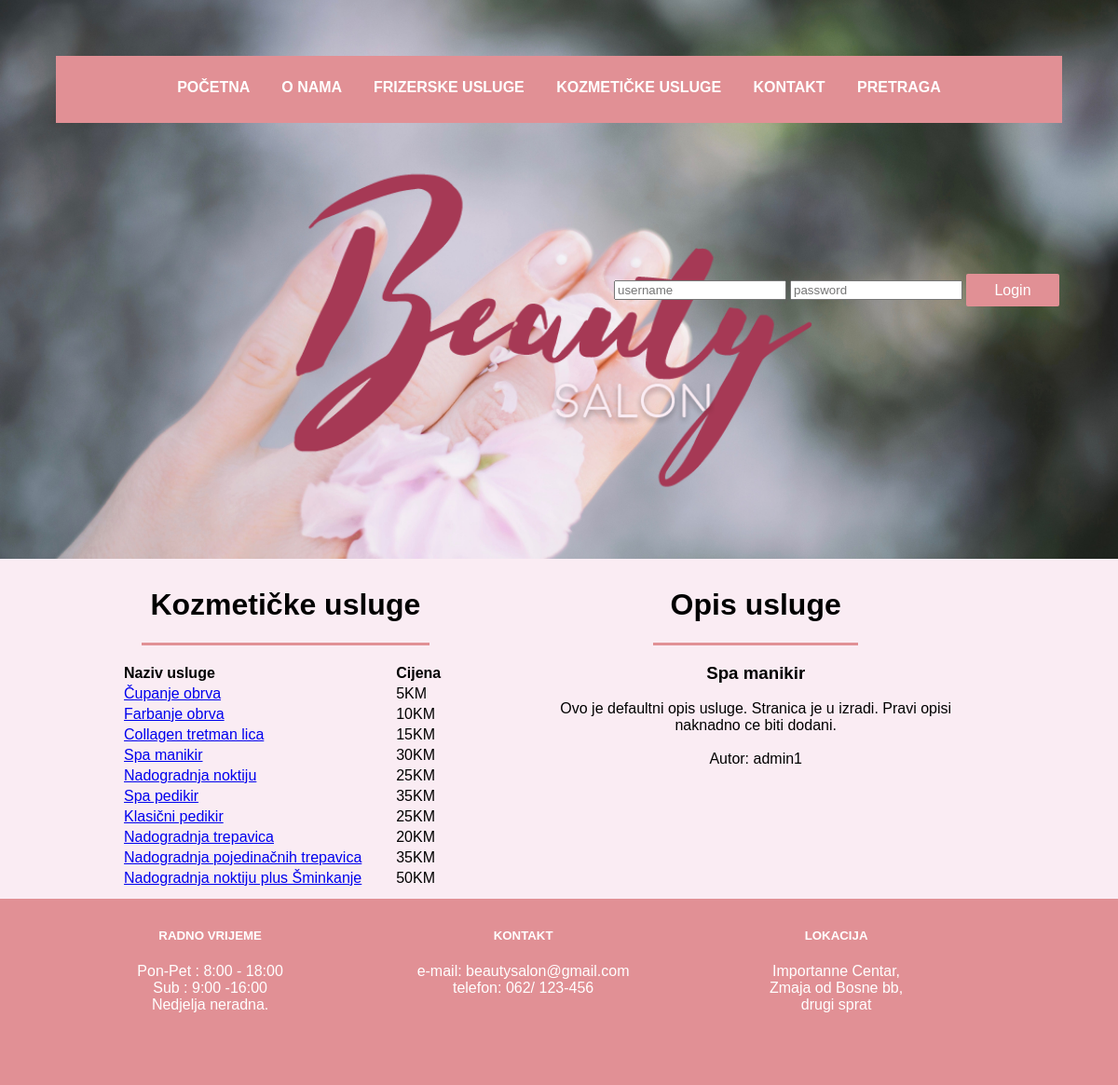
The page /kusluge1.php?q=Spa manikir on the database its author committed.
### tables this page shows
CREATE TABLE `kusluge` (
  `id` int(11) NOT NULL,
  `nazivusluge` varchar(200) NOT NULL,
  `cijena` int(11) NOT NULL
);

CREATE TABLE `korisnici` (
  `id` int(11) NOT NULL,
  `username` varchar(20) NOT NULL,
  `password` varchar(20) NOT NULL
);

### kusluge1.php (the view, shortened to what this page needs)
<!DOCTYPE html>
<html>
<head>
	<link rel="stylesheet" type="text/css" href="style.css">
</head>
<body>
    <div class="red" id="nav">
<div id="nwrapper" class="navig">
<ul id="TopNav" class="topnav">
	<li> <a id="trenutni" href="index.php"> POČETNA </a></li>
	<li> <a href="onama.php"> O NAMA </a></li>
	<li> <a href="ffusluge.php"> FRIZERSKE USLUGE </a></li>
	<li> <a href="kusluge1.php"> KOZMETIČKE USLUGE </a></li>
	<li> <a href="kontakt.php" > KONTAKT </a></li>
   	<li> <a href="pretraga.php" > PRETRAGA </a></li>
</ul>
</div>
<div id="logo" >
	<img src="Slike/logo.png" alt="">
</div>
  <div id="login">
<table>
<form action="" method="post">
        <TR><TD><input type="text" id="username" name="username" placeholder="username"></TD>
        <TD><input id="password" name="password" placeholder="password" type="password" ></TD>
        <TD><input name="submit" type="submit" value=" Login " class="dugme" ></TD>
        </TR>
  </form>
        </table>
</div>
</div>
<div class="red" id="main">
	<div class="kolona dva">
		<div class="underline" style="width: 70%;margin-right: 5%;	margin-left: 5%;"> <h1>Kozmetičke usluge</h1></div>
		<?php
        $veza = new PDO("mysql:dbname=beautysalon;host=localhost;charset=utf8", "zerina", "wtspirala4");
        $veza->exec("set names utf8");
        $upit= $veza->query("SELECT id, nazivusluge, cijena FROM `kusluge` order by id asc");
        print "<table style='text-align:left;  margin-right:10%; width:80%;'>";
        print "<tr><th>Naziv usluge</th><th>Cijena</th></tr><br>";
        foreach($upit as $kusluga){
        $k= $kusluga['nazivusluge'];
        print "<tr><td><a href='kusluge1.php?q=$k'> ".$kusluga['nazivusluge']." </a></td><td>".$kusluga['cijena']."KM</td></tr>";
        }
         print "</table>";
        ?>
	</div>
<div class="kolona dva">
<div class="underline"><h1>Opis usluge</h1></div>
    <div id="detalji" >
<?php
$veza = new PDO("mysql:dbname=beautysalon;host=localhost;charset=utf8", "zerina", "wtspirala4");
$veza->exec("set names utf8");
        $q="Čupanje obrva";
        if(isset($_GET['q'])){
      $q=$_GET['q'];
        }
print " <h3>$q</h3>";
$upit= $veza->query("SELECT opis FROM `uslugedetalji` WHERE `nazivusluge` LIKE '$q'");
$upit1= $veza->query("SELECT autor FROM `uslugedetalji` WHERE `nazivusluge` LIKE '$q'");
$up1= $upit1->fetchColumn();
$up= $upit->fetchColumn();
$autor= $veza->query("SELECT username FROM `korisnici` WHERE `id` LIKE '$up1'");
$au=$autor->fetchColumn();
    echo $up;
        echo "<br><br>";
        if($au != "")
        echo "Autor: ".$au;
    ?>
</div>
</div>
</div>
<div class="red" id="footer">
	<div class="kolona jedan">
	<h5>RADNO VRIJEME</h5>
	<p>	Pon-Pet : 8:00 - 18:00 <br>
	Sub : 9:00 -16:00 <br>
	Nedjelja neradna. </p>
	</div>
	<div class="kolona dva">
	<h5>KONTAKT</h5>
	<p>e-mail: beautysalon@gmail.com <br>
	telefon: 062/ 123-456<p>
	</div>
	<div class="kolona jedan">
		<h5>LOKACIJA</h5>
		<p>Importanne Centar,<br>
		 Zmaja od Bosne bb, <br>
		drugi sprat</p>
	</div>
</div>
</body>
</html>

### style.css (style rules this page uses)
* { box-sizing: border-box; font-family: "Trebuchet MS", Helvetica, sans-serif; }
body { width: 100%; margin: 0 auto; background-color: #faecf3; max-width: 1440px; }
.red { width:100%; float:left; min-height: 1px; padding: 0; margin: 0; }
.kolona { display: inline-block; float: left; min-height: 20px; padding: 10px; text-align: center; }
.kolona:first-child { margin-left: 0px; }
.kolona:last-child { margin-right: 0px; }
.kolona.dva { width: 48%; }
.kolona.jedan { width: 22%; }
.kolona p { color: #363334; }
h1 { color: black; text-align: center; }
.underline { border-bottom: 3px solid #e19095; width: 50%; margin-right: 25%; margin-left: 25%; }
#nav { width: 100%; height: 600px; background: url(Slike/2-min.jpg); background-size: cover; }
#logo img { width: 60%; margin-left: 20%; margin-right: 20%; max-height: 100%; margin-bottom: 5%; }
#nwrapper { height: 12%; max-width: 90%; background: #e19095; margin-top: 5%; text-align: center; margin-left: 5%; margin-right: 5%; margin-bottom: 1%; }
#nwrapper ul li { list-style: none; display: inline; font-weight: bold; padding: 20px 10px 20px 10px; top:100px; }
ul li { list-style: none; }
#nwrapper ul { padding-top: 25px; padding-left: 0; }
#nwrapper a { color: white; text-decoration: none; padding: 5px; }
#trenutni { text-decoration: underline; }
#main { margin-left: 10%; margin-right: 10%; width: 80%; min-height: 350px; }
#footer { width: 100%; height: 200px; background: #e19095; text-align:center; padding-left: 10%; padding-right: 10%; }
#footer p { font-family: "Trebuchet MS", Helvetica, sans-serif; color: white; }
#footer h5 { font-family: "Trebuchet MS", Helvetica, sans-serif; color: white; }
.dugme { width:100px; background: #e19095; border: 0; height:35px; border-radius:2px; font-size:100%; color: white; }
#login { position: absolute; right: 5%; top: 25%; }

### rows shown on the page
kusluge: nazivusluge "Čupanje obrva", cijena "5"
kusluge: nazivusluge "Farbanje obrva", cijena "10"
kusluge: nazivusluge "Collagen tretman lica", cijena "15"
kusluge: nazivusluge "Spa manikir", cijena "30"
kusluge: nazivusluge "Nadogradnja noktiju", cijena "25"
kusluge: nazivusluge "Spa pedikir", cijena "35"
kusluge: nazivusluge "Klasični pedikir", cijena "25"
kusluge: nazivusluge "Nadogradnja trepavica", cijena "20"
kusluge: nazivusluge "Nadogradnja pojedinačnih trepavica", cijena "35"
kusluge: nazivusluge "Nadogradnja noktiju plus Šminkanje", cijena "50"
korisnici: username "admin1"

### other values the page prints
$q "Spa manikir"
$up "Ovo je defaultni opis usluge. Stranica je u izradi. Pravi opisi naknadno ce biti dodani."
